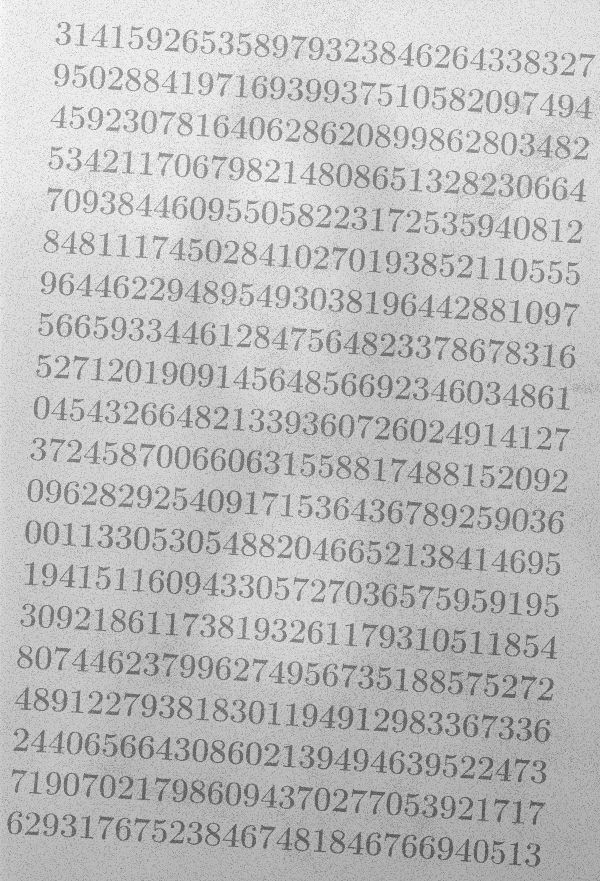
%> input picture morf_test.png, 600 x 881 px
$ octave q2.m   (GNU Octave 9; MATLAB toolbox functions it lacks are replaced by stand-ins)
%> lines starting %> are read from the running program, lines starting %| are printed output that depends on the picture; in (x1, y1, x2, y2) boxes, pixels count from 0 and x2, y2 are one past the last pixel; in counts of white or black regions, pixels touching at a corner belong together; the program's own positions count from 1
clear all
close all
clc

I = imread('morf_test.png');
%> I is the input picture: size 881x600 uint8; min 85, max 251, mean 190.6
figure; imshow(I);

% Aplica o filtro de mediana
#I_filter = medfilt2(I,[2 2]);
#figure; imshow(I_filter);

% Aplica o fechamento para pegar o fundo da imagem.
elemento_estruturante = strel('Octagon', 6);
I_fundo = imclose(I,elemento_estruturante);
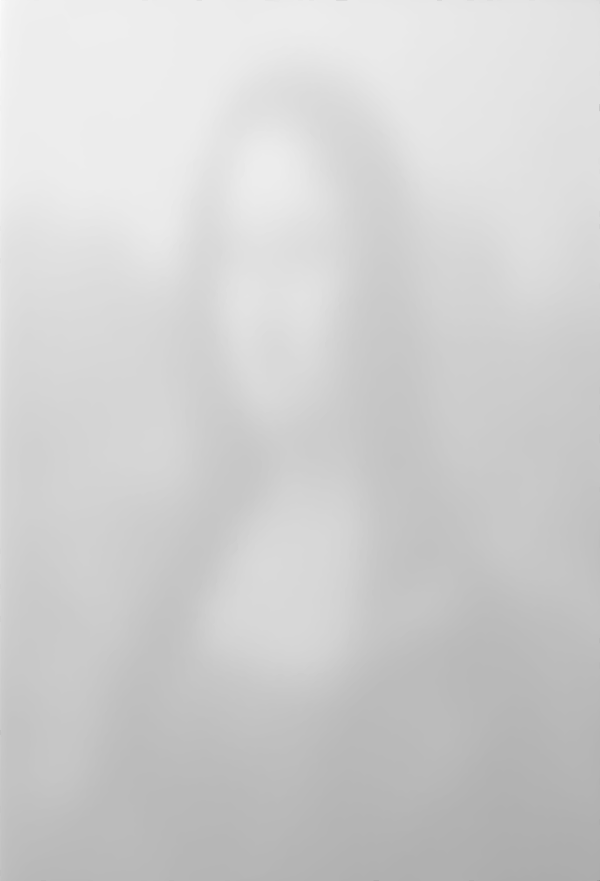
%> I_fundo: size 881x600 uint8; min 147, max 251, mean 207.8
figure; imshow(I_fundo);

% Realizando a subtração da imagem de fundo com a original
I2 = I_fundo-I;
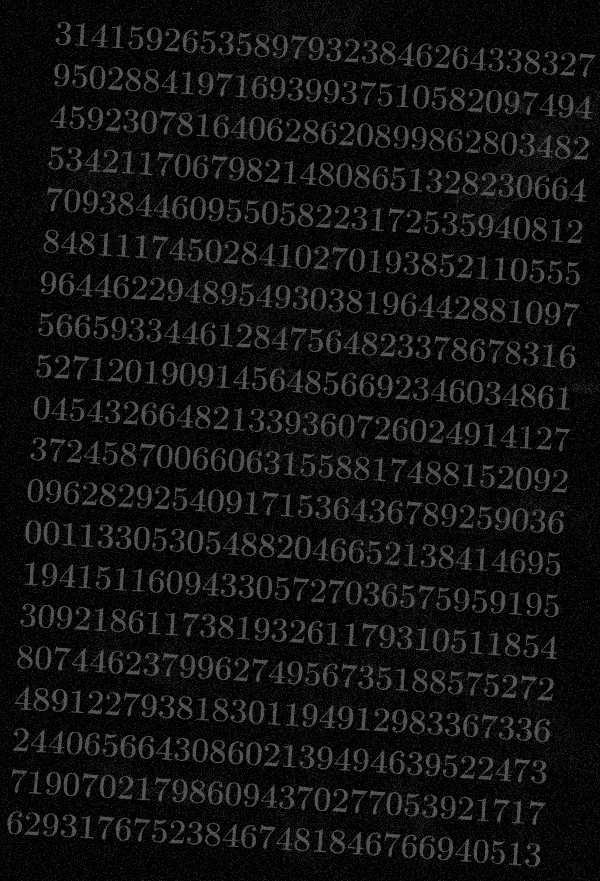
%> I2: size 881x600 uint8; min 0, max 90, mean 17.2
#figure; imshow(I2);

% Aplica a dilatação para melhorar a conectividade dos digitos.
elemento_estruturante = strel('square',4);
I2 = imdilate(I2,elemento_estruturante);
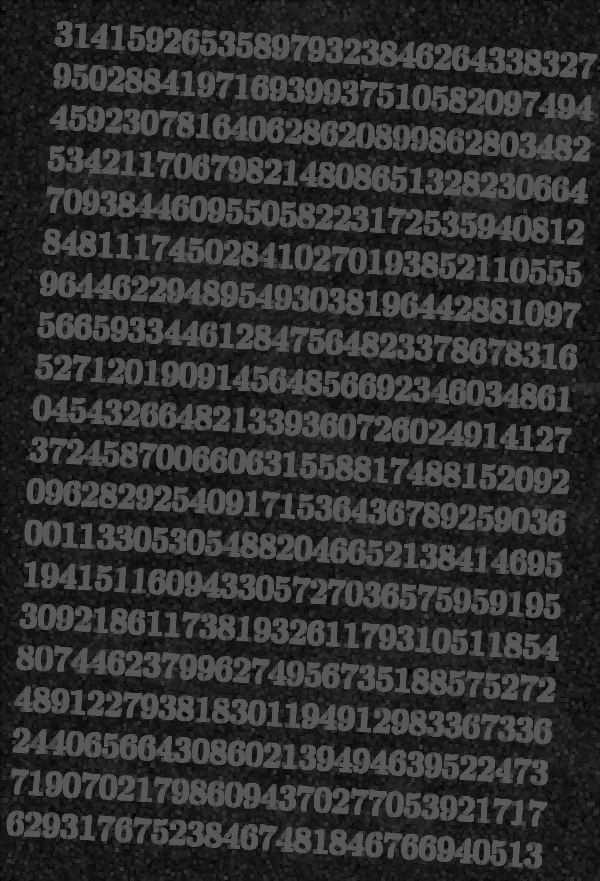
%> I2: size 881x600 uint8; min 0, max 90, mean 47.6
figure; imshow(I2);


limiar = graythresh(I2);
%> limiar = 0.22
#I_Bim = I2 < limiar;
I_Bim = im2bw(I2,limiar);
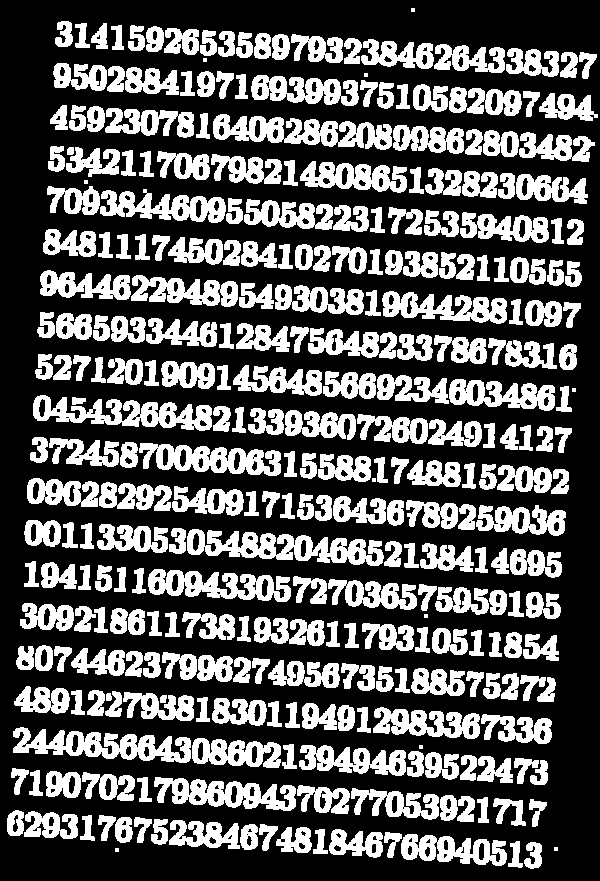
%> I_Bim: size 881x600 logical; 34.9% white; 301 white regions (10 under 20 px), largest, box (x1, y1, x2, y2) and area: (187, 529, 384, 566) 3599, (213, 114, 392, 150) 3327, (13, 727, 191, 763) 3157
#figure; imshow(I_Bim);

I4 = ~I_Bim;
figure; imshow(I4);

$ run again, with img_cells.jpg saved as morf_test.png
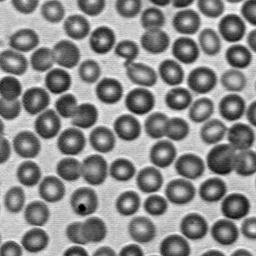
%> input picture img_cells.jpg, 256 x 256 px
%> I is the input picture: size 256x256x3 uint8; min 0, max 255, mean 138.6
%> `I2 = imdilate(I2,elemento_estruturante);`:
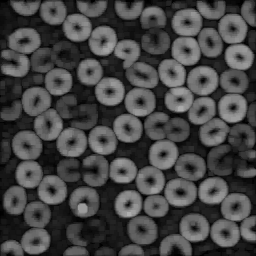
%> I2: size 256x256x3 uint8; min 0, max 174, mean 70
%> limiar = 0.278
%> `I_Bim = im2bw(I2,limiar);`:
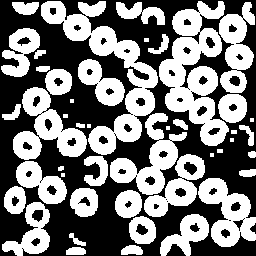
%> I_Bim: size 256x256 logical; 48.3% white; 45 white regions (7 under 20 px), largest, box (x1, y1, x2, y2) and area: (159, 1, 229, 146) 4953, (41, 1, 158, 155) 4824, (13, 87, 87, 160) 2455
